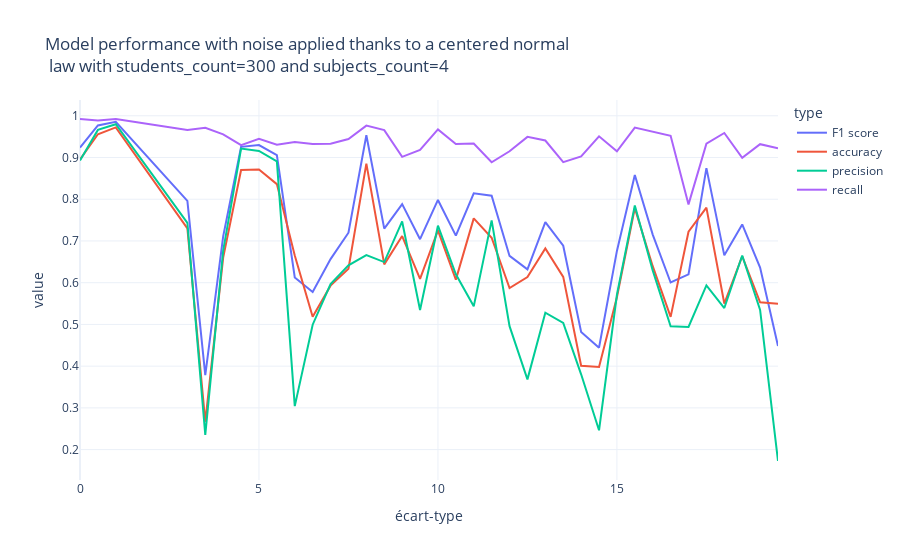

This figure's notebook cell:
### Code cell
fig = px.line(aggregated_stats[~aggregated_stats["type"].isin(["duration (in s)","ignored constraints"])], x="écart-type", y="value",
              color="type",
              title=f"Model performance with noise applied thanks to a centered normal <br> law with students_count={students_count} and subjects_count={subjects_count}")

fig.show()
try:
    fig.write_image(f"{graphs_directory}/maxsat_perf_noise.png")
except:
    print("Please install kaleido (pip install -U kaleido) for static image export")

### Figure 1 — Plotly figure (JSON) as saved in the notebook; plotly's stock layout.template omitted (floating-point values rounded to 4 significant figures)
{"data": [{"hovertemplate": "type=F1 score<br>écart-type=%{x}<br>value=%{y}<extra></extra>", "legendgroup": "F1 score", "line": {"color": "#636efa", "dash": "solid"}, "marker": {"symbol": "circle"}, "mode": "lines", "name": "F1 score", "orientation": "v", "showlegend": true, "x": [0.0, 0.5, 1.0, 3.0, 3.5, 4.0, 4.5, 5.0, 5.5, 6.0, 6.5, 7.0, 7.5, 8.0, 8.5, 9.0, 9.5, 10.0, 10.5, 11.0, 11.5, 12.0, 12.5, 13.0, 13.5, 14.0, 14.5, 15.0, 15.5, 16.0, 16.5, 17.0, 17.5, 18.0, 18.5, 19.0, 19.5], "xaxis": "x", "y": [0.9239, 0.9767, 0.9857, 0.796, 0.3785, 0.711, 0.9255, 0.9299, 0.9055, 0.6126, 0.5778, 0.6565, 0.7198, 0.9532, 0.7297, 0.7884, 0.7042, 0.7983, 0.7128, 0.8143, 0.8083, 0.6641, 0.632, 0.7451, 0.6885, 0.4817, 0.4444, 0.6761, 0.858, 0.7152, 0.6005, 0.62, 0.8746, 0.6656, 0.7395, 0.6361, 0.4481], "yaxis": "y", "type": "scatter"}, {"hovertemplate": "type=accuracy<br>écart-type=%{x}<br>value=%{y}<extra></extra>", "legendgroup": "accuracy", "line": {"color": "#EF553B", "dash": "solid"}, "marker": {"symbol": "circle"}, "mode": "lines", "name": "accuracy", "orientation": "v", "showlegend": true, "x": [0.0, 0.5, 1.0, 3.0, 3.5, 4.0, 4.5, 5.0, 5.5, 6.0, 6.5, 7.0, 7.5, 8.0, 8.5, 9.0, 9.5, 10.0, 10.5, 11.0, 11.5, 12.0, 12.5, 13.0, 13.5, 14.0, 14.5, 15.0, 15.5, 16.0, 16.5, 17.0, 17.5, 18.0, 18.5, 19.0, 19.5], "xaxis": "x", "y": [0.8955, 0.9558, 0.9722, 0.73, 0.2667, 0.66, 0.87, 0.8711, 0.8363, 0.6653, 0.5183, 0.5929, 0.6333, 0.8852, 0.6439, 0.7117, 0.6092, 0.7253, 0.6073, 0.7542, 0.7076, 0.587, 0.6133, 0.682, 0.6139, 0.401, 0.398, 0.565, 0.7787, 0.6396, 0.518, 0.7222, 0.78, 0.55, 0.6633, 0.5529, 0.5495], "yaxis": "y", "type": "scatter"}, {"hovertemplate": "type=precision<br>écart-type=%{x}<br>value=%{y}<extra></extra>", "legendgroup": "precision", "line": {"color": "#00cc96", "dash": "solid"}, "marker": {"symbol": "circle"}, "mode": "lines", "name": "precision", "orientation": "v", "showlegend": true, "x": [0.0, 0.5, 1.0, 3.0, 3.5, 4.0, 4.5, 5.0, 5.5, 6.0, 6.5, 7.0, 7.5, 8.0, 8.5, 9.0, 9.5, 10.0, 10.5, 11.0, 11.5, 12.0, 12.5, 13.0, 13.5, 14.0, 14.5, 15.0, 15.5, 16.0, 16.5, 17.0, 17.5, 18.0, 18.5, 19.0, 19.5], "xaxis": "x", "y": [0.8929, 0.9662, 0.9798, 0.7432, 0.2351, 0.6767, 0.9216, 0.9158, 0.8906, 0.3041, 0.4993, 0.5965, 0.6416, 0.6663, 0.6494, 0.7467, 0.5344, 0.7365, 0.6202, 0.5433, 0.7494, 0.4959, 0.3683, 0.528, 0.5035, 0.3804, 0.2462, 0.571, 0.7849, 0.6295, 0.4953, 0.4941, 0.5934, 0.5393, 0.6652, 0.5348, 0.1727], "yaxis": "y", "type": "scatter"}, {"hovertemplate": "type=recall<br>écart-type=%{x}<br>value=%{y}<extra></extra>", "legendgroup": "recall", "line": {"color": "#ab63fa", "dash": "solid"}, "marker": {"symbol": "circle"}, "mode": "lines", "name": "recall", "orientation": "v", "showlegend": true, "x": [0.0, 0.5, 1.0, 3.0, 3.5, 4.0, 4.5, 5.0, 5.5, 6.0, 6.5, 7.0, 7.5, 8.0, 8.5, 9.0, 9.5, 10.0, 10.5, 11.0, 11.5, 12.0, 12.5, 13.0, 13.5, 14.0, 14.5, 15.0, 15.5, 16.0, 16.5, 17.0, 17.5, 18.0, 18.5, 19.0, 19.5], "xaxis": "x", "y": [0.9923, 0.9888, 0.9921, 0.9662, 0.971, 0.9556, 0.9295, 0.945, 0.9308, 0.9374, 0.9322, 0.9327, 0.9442, 0.9764, 0.9656, 0.9016, 0.918, 0.9673, 0.9322, 0.9334, 0.8886, 0.9149, 0.9495, 0.9407, 0.889, 0.9028, 0.9508, 0.9149, 0.9718, 0.9627, 0.9518, 0.7876, 0.9333, 0.9588, 0.8993, 0.9319, 0.9219], "yaxis": "y", "type": "scatter"}], "layout": {"xaxis": {"anchor": "y", "domain": [0.0, 1.0], "title": {"text": "écart-type"}}, "yaxis": {"anchor": "x", "domain": [0.0, 1.0], "title": {"text": "value"}}, "legend": {"title": {"text": "type"}, "tracegroupgap": 0}, "title": {"text": "Model performance with noise applied thanks to a centered normal <br> law with students_count=300 and subjects_count=4"}}}
